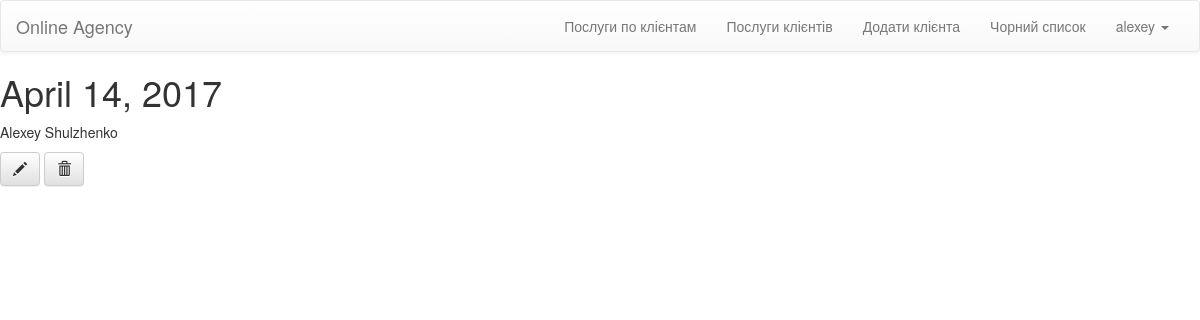
/acts/1/ (signed in), run on the app's committed database.
### OnlineAgecy/models.py (models this page shows, shortened)
class MyUser(AbstractUser):
    client_id = models.ForeignKey(Client, null=True)

class Act(models.Model):
    id = models.AutoField(primary_key=True)
    Contract_id = models.ForeignKey(Contract)
    Date = models.DateField(max_length=100)
    Manager_id = models.ForeignKey(Manager)

class Manager(models.Model):
    id = models.AutoField(primary_key=True)
    Name = models.CharField(max_length=40)
    Birthday_date = models.DateField(max_length=100)
    Position = models.CharField(max_length=40, default='Intern')
    def __str__(self):
        return self.Name

### OnlineAgecy/views.py (the view)
# urls.py: url(r'^acts/(?P<id>\d+)/$', views.act_detail, name='act_detail'),
@login_required(login_url="login/")
def act_detail(request, id):
    act = get_object_or_404(Act, id=id)
    return render(request, 'acts/act_detail.html', {'act': act})

### templates/acts/act_detail.html (shortened to what this page needs)
{% extends 'layouts/base.html' %}
{% block content %}
     <h1>{{act.Date}}</h1>
     <p>{{act.Manager_id}} </p>
     <a class="btn btn-default" href="{% url 'act_edit' id=act.id %}"><span class="glyphicon glyphicon-pencil"></span></a>
    <a class="btn btn-default" href="{% url 'delete_act' id=act.id %}"><span class="glyphicon glyphicon glyphicon-trash"></span></a>
{% endblock %}

### templates/layouts/base.html (shortened to what this page needs)
	{% load staticfiles %}
	<!DOCTYPE html>
	<html>
	<head>
        <link rel="stylesheet" href="{% static 'css/main.css' %}">
	    <link rel="stylesheet" href="//maxcdn.bootstrapcdn.com/bootstrap/3.2.0/css/bootstrap.min.css">
        <link rel="stylesheet" href="//maxcdn.bootstrapcdn.com/bootstrap/3.2.0/css/bootstrap-theme.min.css">
        <link rel="stylesheet" href="https://cdnjs.cloudflare.com/ajax/libs/bootstrap-datetimepicker/4.17.37/css/bootstrap-datetimepicker.min.css" />
    </head>
	<body>
	<nav class="navbar navbar-default">
	  <div class="container-fluid">
	    <div class="navbar-header">
	      <a class="navbar-brand" href="/">Online Agency</a>
	    </div>
	    <div class="collapse navbar-collapse" id="bs-example-navbar-collapse-1">
	      <ul class="nav navbar-nav navbar-right">
              {% for group in user.groups.all %}
                {% if group.name == 'manager' %}
                  <li><a href="{% url 'contracts_services'  %} ">Послуги по клієнтам</a></li>
                  <li><a href="{% url 'clients_services_count'  %} ">Послуги клієнтів</a></li>
                  <li><a href="{% url 'client_new'  %} ">Додати клієнта</a></li>
                  <li><a href="{% url 'fresh_clients' %} ">Чорний список</a></li>
                {% endif %}
              {% endfor %}
	        <li class="dropdown">
	          <a href="#" class="dropdown-toggle" data-toggle="dropdown" role="button" aria-expanded="false">{{ request.user.username }} <span class="caret"></span></a>
	        </li>
	      </ul>
	    </div>
	  </div>
	</nav>
    {% block content %}
    {% endblock %}
	</body>
	</html>

### data on the page
MyUser: user.username "alexey"
Act: Date "April 14, 2017", Manager_id "Alexey Shulzhenko"
